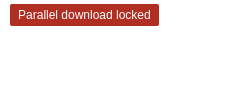
               <widget class="QWidget" name="waiting">
                <property name="sizePolicy">
                 <sizepolicy hsizetype="Preferred" vsizetype="Preferred">
                  <horstretch>0</horstretch>
                  <verstretch>0</verstretch>
                 </sizepolicy>
                </property>
                <property name="minimumSize">
                 <size>
                  <width>251</width>
                  <height>100</height>
                 </size>
                </property>
                <property name="font">
                 <font>
                  <family>Tahoma</family>
                 </font>
                </property>
                <property name="layoutDirection">
                 <enum>Qt::LeftToRight</enum>
                </property>
                <property name="styleSheet">
                 <string notr="true">background-color:transparent;</string>
                </property>
                <layout class="QVBoxLayout" name="verticalLayout_4">
                 <property name="spacing">
                  <number>0</number>
                 </property>
                 <property name="leftMargin">
                  <number>0</number>
                 </property>
                 <property name="topMargin">
                  <number>0</number>
                 </property>
                 <property name="rightMargin">
                  <number>0</number>
                 </property>
                 <property name="bottomMargin">
                  <number>0</number>
                 </property>
                 <item alignment="Qt::AlignLeft">
                  <widget class="QWidget" name="wgtLabel" native="true">
                   <property name="sizePolicy">
                    <sizepolicy hsizetype="Preferred" vsizetype="Preferred">
                     <horstretch>0</horstretch>
                     <verstretch>0</verstretch>
                    </sizepolicy>
                   </property>
                   <property name="minimumSize">
                    <size>
                     <width>0</width>
                     <height>33</height>
                    </size>
                   </property>
                   <property name="maximumSize">
                    <size>
                     <width>16777215</width>
                     <height>16777215</height>
                    </size>
                   </property>
                   <layout class="QHBoxLayout" name="horizontalLayout_4">
                    <property name="spacing">
                     <number>0</number>
                    </property>
                    <property name="leftMargin">
                     <number>10</number>
                    </property>
                    <property name="topMargin">
                     <number>0</number>
                    </property>
                    <property name="rightMargin">
                     <number>0</number>
                    </property>
                    <property name="bottomMargin">
                     <number>6</number>
                    </property>
                    <item>
                     <widget class="QLabel" name="lblOfferThreads">
                      <property name="sizePolicy">
                       <sizepolicy hsizetype="Minimum" vsizetype="Maximum">
                        <horstretch>0</horstretch>
                        <verstretch>0</verstretch>
                       </sizepolicy>
                      </property>
                      <property name="styleSheet">
                       <string notr="true">#lblOfferThreads {
    color:white;
    font: normal 7.5pt &quot;Tahoma&quot;;
    padding-top: 4px;
    padding-bottom: 4px;
    padding-left: 8px;
    padding-right: 8px;
    border:  0.1px solid transparent;
    border-radius: 2px;
    background-color: #B12E22;
}
</string>
                      </property>
                      <property name="text">
                       <string>Parallel download locked</string>
                      </property>
                      <property name="alignment">
                       <set>Qt::AlignCenter</set>
                      </property>
                     </widget>
                    </item>
                   </layout>
                  </widget>
                 </item>
                 <item alignment="Qt::AlignBottom">
                  <widget class="QWidget" name="widget" native="true">
                   <property name="sizePolicy">
                    <sizepolicy hsizetype="Minimum" vsizetype="Minimum">
                     <horstretch>0</horstretch>
                     <verstretch>0</verstretch>
                    </sizepolicy>
                   </property>
                   <property name="minimumSize">
                    <size>
                     <width>0</width>
                     <height>64</height>
                    </size>
                   </property>
                   <property name="maximumSize">
                    <size>
                     <width>16777215</width>
                     <height>64</height>
                    </size>
                   </property>
                   <layout class="QHBoxLayout" name="horizontalLayout_6">
                    <property name="spacing">
                     <number>0</number>
                    </property>
                    <property name="leftMargin">
                     <number>0</number>
                    </property>
                    <property name="topMargin">
                     <number>6</number>
                    </property>
                    <property name="rightMargin">
                     <number>0</number>
                    </property>
                    <property name="bottomMargin">
                     <number>0</number>
                    </property>
                    <item>
                     <widget class="WaitingSpinner" name="wgtWaiting" native="true">
                      <property name="minimumSize">
                       <size>
                        <width>64</width>
                        <height>64</height>
                       </size>
                      </property>
                      <property name="maximumSize">
                       <size>
                        <width>64</width>
                        <height>64</height>
                       </size>
                      </property>
                      <property name="palette">
                       <palette>
                        <active>
                         <colorrole role="WindowText">
                          <brush brushstyle="SolidPattern">
                           <color alpha="255">
                            <red>255</red>
                            <green>255</green>
                            <blue>255</blue>
                           </color>
                          </brush>
                         </colorrole>
                         <colorrole role="Button">
                          <brush brushstyle="SolidPattern">
                           <color alpha="0">
                            <red>0</red>
                            <green>0</green>
                            <blue>0</blue>
                           </color>
                          </brush>
                         </colorrole>
                         <colorrole role="Light">
                          <brush brushstyle="SolidPattern">
                           <color alpha="255">
                            <red>108</red>
                            <green>255</green>
                            <blue>171</blue>
                           </color>
                          </brush>
                         </colorrole>
                         <colorrole role="Midlight">
                          <brush brushstyle="SolidPattern">
                           <color alpha="255">
                            <red>77</red>
                            <green>229</green>
                            <blue>142</blue>
                           </color>
                          </brush>
                         </colorrole>
                         <colorrole role="Dark">
                          <brush brushstyle="SolidPattern">
                           <color alpha="255">
                            <red>23</red>
                            <green>102</green>
                            <blue>56</blue>
                           </color>
                          </brush>
                         </colorrole>
                         <colorrole role="Mid">
                          <brush brushstyle="SolidPattern">
                           <color alpha="255">
                            <red>30</red>
                            <green>136</green>
                            <blue>75</blue>
                           </color>
                          </brush>
                         </colorrole>
                         <colorrole role="Text">
                          <brush brushstyle="SolidPattern">
                           <color alpha="255">
                            <red>255</red>
                            <green>255</green>
                            <blue>255</blue>
                           </color>
                          </brush>
                         </colorrole>
                         <colorrole role="BrightText">
                          <brush brushstyle="SolidPattern">
                           <color alpha="255">
                            <red>255</red>
                            <green>255</green>
                            <blue>255</blue>
                           </color>
                          </brush>
                         </colorrole>
                         <colorrole role="ButtonText">
                          <brush brushstyle="SolidPattern">
                           <color alpha="255">
                            <red>255</red>
                            <green>255</green>
                            <blue>255</blue>
                           </color>
                          </brush>
                         </colorrole>
                         <colorrole role="Base">
                          <brush brushstyle="SolidPattern">
                           <color alpha="0">
                            <red>0</red>
                            <green>0</green>
                            <blue>0</blue>
                           </color>
                          </brush>
                         </colorrole>
                         <colorrole role="Window">
                          <brush brushstyle="SolidPattern">
                           <color alpha="0">
                            <red>0</red>
                            <green>0</green>
                            <blue>0</blue>
                           </color>
                          </brush>
                         </colorrole>
                         <colorrole role="Shadow">
                          <brush brushstyle="SolidPattern">
                           <color alpha="255">
                            <red>0</red>
                            <green>0</green>
                            <blue>0</blue>
                           </color>
                          </brush>
                         </colorrole>
                         <colorrole role="Highlight">
                          <brush brushstyle="SolidPattern">
                           <color alpha="255">
                            <red>37</red>
                            <green>177</green>
                            <blue>114</blue>
                           </color>
                          </brush>
                         </colorrole>
                         <colorrole role="AlternateBase">
                          <brush brushstyle="SolidPattern">
                           <color alpha="255">
                            <red>150</red>
                            <green>229</green>
                            <blue>184</blue>
                           </color>
                          </brush>
                         </colorrole>
                         <colorrole role="ToolTipBase">
                          <brush brushstyle="SolidPattern">
                           <color alpha="255">
                            <red>255</red>
                            <green>255</green>
                            <blue>220</blue>
                           </color>
                          </brush>
                         </colorrole>
                         <colorrole role="ToolTipText">
                          <brush brushstyle="SolidPattern">
                           <color alpha="255">
                            <red>0</red>
                            <green>0</green>
                            <blue>0</blue>
                           </color>
                          </brush>
                         </colorrole>
                         <colorrole role="PlaceholderText">
                          <brush brushstyle="NoBrush">
                           <color alpha="128">
                            <red>255</red>
                            <green>255</green>
                            <blue>255</blue>
                           </color>
                          </brush>
                         </colorrole>
                        </active>
                        <inactive>
                         <colorrole role="WindowText">
                          <brush brushstyle="SolidPattern">
                           <color alpha="255">
                            <red>255</red>
                            <green>255</green>
                            <blue>255</blue>
                           </color>
                          </brush>
                         </colorrole>
                         <colorrole role="Button">
                          <brush brushstyle="SolidPattern">
                           <color alpha="0">
                            <red>0</red>
                            <green>0</green>
                            <blue>0</blue>
                           </color>
                          </brush>
                         </colorrole>
                         <colorrole role="Light">
                          <brush brushstyle="SolidPattern">
                           <color alpha="255">
                            <red>108</red>
                            <green>255</green>
                            <blue>171</blue>
                           </color>
                          </brush>
                         </colorrole>
                         <colorrole role="Midlight">
                          <brush brushstyle="SolidPattern">
                           <color alpha="255">
                            <red>77</red>
                            <green>229</green>
                            <blue>142</blue>
                           </color>
                          </brush>
                         </colorrole>
                         <colorrole role="Dark">
                          <brush brushstyle="SolidPattern">
                           <color alpha="255">
                            <red>23</red>
                            <green>102</green>
                            <blue>56</blue>
                           </color>
                          </brush>
                         </colorrole>
                         <colorrole role="Mid">
                          <brush brushstyle="SolidPattern">
                           <color alpha="255">
                            <red>30</red>
                            <green>136</green>
                            <blue>75</blue>
                           </color>
                          </brush>
                         </colorrole>
                         <colorrole role="Text">
                          <brush brushstyle="SolidPattern">
                           <color alpha="255">
                            <red>255</red>
                            <green>255</green>
                            <blue>255</blue>
                           </color>
                          </brush>
                         </colorrole>
                         <colorrole role="BrightText">
                          <brush brushstyle="SolidPattern">
                           <color alpha="255">
                            <red>255</red>
                            <green>255</green>
                            <blue>255</blue>
                           </color>
                          </brush>
                         </colorrole>
                         <colorrole role="ButtonText">
                          <brush brushstyle="SolidPattern">
                           <color alpha="255">
                            <red>255</red>
                            <green>255</green>
                            <blue>255</blue>
                           </color>
                          </brush>
                         </colorrole>
                         <colorrole role="Base">
                          <brush brushstyle="SolidPattern">
                           <color alpha="0">
                            <red>0</red>
                            <green>0</green>
                            <blue>0</blue>
                           </color>
                          </brush>
                         </colorrole>
                         <colorrole role="Window">
                          <brush brushstyle="SolidPattern">
                           <color alpha="0">
                            <red>0</red>
                            <green>0</green>
                            <blue>0</blue>
                           </color>
                          </brush>
                         </colorrole>
                         <colorrole role="Shadow">
                          <brush brushstyle="SolidPattern">
                           <color alpha="255">
                            <red>0</red>
                            <green>0</green>
                            <blue>0</blue>
                           </color>
                          </brush>
                         </colorrole>
                         <colorrole role="Highlight">
                          <brush brushstyle="SolidPattern">
                           <color alpha="255">
                            <red>37</red>
                            <green>177</green>
                            <blue>114</blue>
                           </color>
                          </brush>
                         </colorrole>
                         <colorrole role="AlternateBase">
                          <brush brushstyle="SolidPattern">
                           <color alpha="255">
                            <red>150</red>
                            <green>229</green>
                            <blue>184</blue>
                           </color>
                          </brush>
                         </colorrole>
                         <colorrole role="ToolTipBase">
                          <brush brushstyle="SolidPattern">
                           <color alpha="255">
                            <red>255</red>
                            <green>255</green>
                            <blue>220</blue>
                           </color>
                          </brush>
                         </colorrole>
                         <colorrole role="ToolTipText">
                          <brush brushstyle="SolidPattern">
                           <color alpha="255">
                            <red>0</red>
                            <green>0</green>
                            <blue>0</blue>
                           </color>
                          </brush>
                         </colorrole>
                         <colorrole role="PlaceholderText">
                          <brush brushstyle="NoBrush">
                           <color alpha="128">
                            <red>255</red>
                            <green>255</green>
                            <blue>255</blue>
                           </color>
                          </brush>
                         </colorrole>
                        </inactive>
                        <disabled>
                         <colorrole role="WindowText">
                          <brush brushstyle="SolidPattern">
                           <color alpha="255">
                            <red>255</red>
                            <green>255</green>
                            <blue>255</blue>
                           </color>
                          </brush>
                         </colorrole>
                         <colorrole role="Button">
                          <brush brushstyle="SolidPattern">
                           <color alpha="0">
                            <red>0</red>
                            <green>0</green>
                            <blue>0</blue>
                           </color>
                          </brush>
                         </colorrole>
                         <colorrole role="Light">
                          <brush brushstyle="SolidPattern">
                           <color alpha="255">
                            <red>108</red>
                            <green>255</green>
                            <blue>171</blue>
                           </color>
                          </brush>
                         </colorrole>
                         <colorrole role="Midlight">
                          <brush brushstyle="SolidPattern">
                           <color alpha="255">
                            <red>77</red>
                            <green>229</green>
                            <blue>142</blue>
                           </color>
                          </brush>
                         </colorrole>
                         <colorrole role="Dark">
                          <brush brushstyle="SolidPattern">
                           <color alpha="255">
                            <red>23</red>
                            <green>102</green>
                            <blue>56</blue>
                           </color>
                          </brush>
                         </colorrole>
                         <colorrole role="Mid">
                          <brush brushstyle="SolidPattern">
                           <color alpha="255">
                            <red>30</red>
                            <green>136</green>
                            <blue>75</blue>
                           </color>
                          </brush>
                         </colorrole>
                         <colorrole role="Text">
                          <brush brushstyle="SolidPattern">
                           <color alpha="255">
                            <red>255</red>
                            <green>255</green>
                            <blue>255</blue>
                           </color>
                          </brush>
                         </colorrole>
                         <colorrole role="BrightText">
                          <brush brushstyle="SolidPattern">
                           <color alpha="255">
                            <red>255</red>
                            <green>255</green>
                            <blue>255</blue>
                           </color>
                          </brush>
                         </colorrole>
                         <colorrole role="ButtonText">
                          <brush brushstyle="SolidPattern">
                           <color alpha="255">
                            <red>255</red>
                            <green>255</green>
                            <blue>255</blue>
                           </color>
                          </brush>
                         </colorrole>
                         <colorrole role="Base">
                          <brush brushstyle="SolidPattern">
                           <color alpha="0">
                            <red>0</red>
                            <green>0</green>
                            <blue>0</blue>
                           </color>
                          </brush>
                         </colorrole>
                         <colorrole role="Window">
                          <brush brushstyle="SolidPattern">
                           <color alpha="0">
                            <red>0</red>
                            <green>0</green>
                            <blue>0</blue>
                           </color>
                          </brush>
                         </colorrole>
                         <colorrole role="Shadow">
                          <brush brushstyle="SolidPattern">
                           <color alpha="255">
                            <red>0</red>
                            <green>0</green>
                            <blue>0</blue>
                           </color>
                          </brush>
                         </colorrole>
                         <colorrole role="Highlight">
                          <brush brushstyle="SolidPattern">
                           <color alpha="255">
                            <red>0</red>
                            <green>120</green>
                            <blue>215</blue>
                           </color>
                          </brush>
                         </colorrole>
                         <colorrole role="AlternateBase">
                          <brush brushstyle="SolidPattern">
                           <color alpha="255">
                            <red>46</red>
                            <green>204</green>
                            <blue>113</blue>
                           </color>
                          </brush>
                         </colorrole>
                         <colorrole role="ToolTipBase">
                          <brush brushstyle="SolidPattern">
                           <color alpha="255">
                            <red>255</red>
                            <green>255</green>
                            <blue>220</blue>
                           </color>
                          </brush>
                         </colorrole>
                         <colorrole role="ToolTipText">
                          <brush brushstyle="SolidPattern">
                           <color alpha="255">
                            <red>0</red>
                            <green>0</green>
                            <blue>0</blue>
                           </color>
                          </brush>
                         </colorrole>
                         <colorrole role="PlaceholderText">
                          <brush brushstyle="NoBrush">
                           <color alpha="128">
                            <red>255</red>
                            <green>255</green>
                            <blue>255</blue>
                           </color>
                          </brush>
                         </colorrole>
                        </disabled>
                       </palette>
                      </property>
                      <property name="font">
                       <font>
                        <family>Tahoma</family>
                       </font>
                      </property>
                      <property name="styleSheet">
                       <string notr="true">background-color:transparent;</string>
                      </property>
                     </widget>
                    </item>
                   </layout>
                  </widget>
                 </item>
                </layout>
               </widget>
